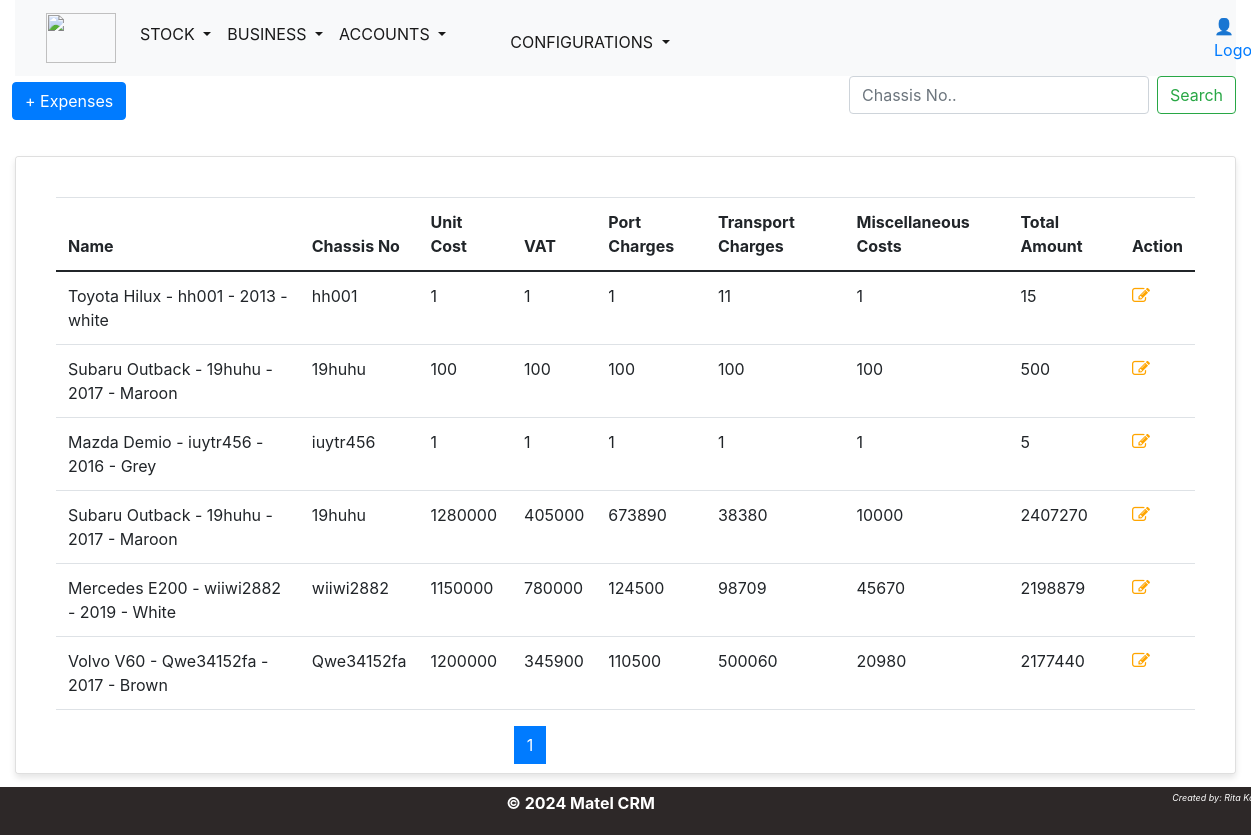
The app's page /carexpenses_list/ with its own data.
### inventory/models.py (models this page shows, shortened)
class CarExpenses(models.Model):
    totalcost=models.PositiveIntegerField(default='0')
    name = models.ForeignKey(Stock, on_delete=models.CASCADE)
    unitcost = models.PositiveIntegerField(default='0')
    tax=models.PositiveIntegerField(default='0')
    portcharges=models.PositiveIntegerField(default='0')
    transportcharges=models.PositiveIntegerField(default='0')
    miscellaneous=models.PositiveIntegerField(default='0')

class Stock(models.Model):
    name = models.ForeignKey(CarModel, on_delete=models.CASCADE)
    color=models.CharField(max_length=50)
    year = models.PositiveIntegerField(default=None)
    chassisno=models.CharField(max_length=50,  default='0001')
    arrivaldate=models.DateField(default=timezone.now)
    status=models.CharField(max_length=20,choices=status, default='AVAILABLE')
    def __str__(self):
        return f" {self.name} - {self.chassisno} - {self.year} - {self.color}"

class CarModel(models.Model):
    make = models.ForeignKey(CarMake, on_delete=models.CASCADE)
    name = models.CharField(max_length=50)
    class Meta:
        unique_together = ['make', 'name',]
    def __str__(self):
        return f"{self.make.name}  {self.name}"

class CarMake(models.Model):
    name=models.CharField(max_length=50,unique=True)

### inventory/views.py (the view)
# urls.py: path('carexpenses_list/', views.carexpenses_list, name='carexpenses_list'),
def carexpenses_list(request):
    template= 'inventory/stock/accounts/carexpenses.html'
    carexpenseslists = CarExpenses.objects.all().order_by('-id')
    page=Paginator(carexpenseslists,7)
    page_list=request.GET.get('page')
    page = page.get_page(page_list)
    context={
        'page':page,
        }
    return render(request,template , context)

### inventory/templates/inventory/stock/accounts/carexpenses.html (shortened to what this page needs)
{% extends 'base.html' %}
{% block content %}
<div class="row" style="margin-bottom: 1rem;">
    <div class="col-md-2">
        <div class="row" style="margin-top:0.35em;">
            <a href="{% url 'inventory:addexpense' %}">
                <button type="submit" class="btn btn-primary" >+ Expenses</button>
            </a>
    </div>
    </div>
    <div class="col-md-6">
    </div>
        <div class="col-md-4">
            <form class="d-flex" action="{% url 'inventory:searchcarexpenses' %}" method="GET">
                <input class="form-control me-2" name="searched" type="search" placeholder="Chassis No.." aria-label="Search">
                <button class="btn btn-outline-success" type="submit">Search</button>
              </form>
        </div>
</div>
<div class="card">
    <div class="card-body">
        <div class="row">
            <div class="col-md-12">
                <table class="table table-hover">
                    <thead>
                        <tr>
                          <th scope="col">Name</th>
                          <th scope="col">Chassis No</th>
                          <th scope="col">Unit Cost</th>
                          <th scope="col">VAT</th>
                          <th scope="col">Port Charges</th>
                          <th scope="col">Transport Charges</th>
                          <th scope="col">Miscellaneous Costs</th>
                          <th scope="col">Total Amount</th>
                          <th scope="col">Action</th>
                        </tr>
                      </thead>
                      <tbody>
                        {% for n in page.object_list %}
                        <tr>
                            <td>{{n.name|capfirst}}</td>
                            <td>{{n.name.chassisno}}</td>
                            <td>{{n.unitcost}}</td>
                            <td>{{n.tax}}</td>
                            <td>{{n.portcharges}}</td>
                            <td>{{n.transportcharges}}</td>
                            <td>{{n.miscellaneous}}</td>
                            <td>{{n.totalcost}}</td>
                            <td scope="row">
                                <a href="{%url 'inventory:updatecarexpenses' n.id%}">
                                    <span class="fa fa-edit" style="color: orange; font-size: large;"></span>
                                </a>&nbsp;
                            </td>
                        </tr>
                        {% endfor %}
                </table>
            </div>
        </div>
        <div class="container">
            <div class="row my-6">
                <div class="col-md-4 offset-md-3">
                    <nav aria-label="Page navigation example">
                        <ul class="pagination justify-content-center">
                          <li class="page-item">
                            {% for num_page in page.paginator.page_range %} <br>
                            {% if page.number == num_page %}
                            <li class="page-item active" aria-current="page">
                                <a class="page-link"  href="{% url 'inventory:carmake' %}?page={{num_page}}">{{ num_page }}</a>
                            </li>
                            {% else %}
                            <li class="page-item" aria-current="page">
                                <a class="page-link"  href="{% url 'inventory:carmake' %}?page={{num_page}}">{{ num_page }}</a>
                            </li>
                            {% endif %} <br>
                            {% endfor %}
                        </ul>
                      </nav>
                </div>
            </div>
           </div>
        </div>
        </div>
        </div>
    </div>
  </div>
{% endblock %}

### assets/css/main.css (style rules this page uses)
body { font-family: "Helvetica", Sans-Serif; background-color: lavenderblush; color: #333; margin: 0; padding: 0; height: 80%; }
.container { width: 100%; margin: 0 auto; }
@media screen and (min-width: 901px) { body { font-size: 18px; } }

### assets/css/inventory.css (style rules this page uses)
body { margin: 0; font-family: 'Arial', sans-serif; background-image: url('/assets/images/background.jpg'); background-size: cover; background-position: fill; background-repeat: no-repeat; height: 100vh; }
.card { margin-top: 20px; background-color: #f8f9fa; padding: 20px; border-radius: 5px; box-shadow: 0 4px 6px rgba(0, 0, 0, 0.1); height: calc(80vh - 50px); overflow-y: auto; }

### records on screen
CarExpenses: name "Toyota Hilux - hh001 - 2013 - white", name.chassisno "hh001", unitcost "1", tax "1", portcharges "1", transportcharges "11", miscellaneous "1", totalcost "15"
CarExpenses: name "Subaru Outback - 19huhu - 2017 - Maroon", name.chassisno "19huhu", unitcost "100", tax "100", portcharges "100", transportcharges "100", miscellaneous "100", totalcost "500"
CarExpenses: name "Mazda Demio - iuytr456 - 2016 - Grey", name.chassisno "iuytr456", unitcost "1", tax "1", portcharges "1", transportcharges "1", miscellaneous "1", totalcost "5"
CarExpenses: name "Subaru Outback - 19huhu - 2017 - Maroon", name.chassisno "19huhu", unitcost "1280000", tax "405000", portcharges "673890", transportcharges "38380", miscellaneous "10000", totalcost "2407270"
CarExpenses: name "Mercedes E200 - wiiwi2882 - 2019 - White", name.chassisno "wiiwi2882", unitcost "1150000", tax "780000", portcharges "124500", transportcharges "98709", miscellaneous "45670", totalcost "2198879"
CarExpenses: name "Volvo V60 - Qwe34152fa - 2017 - Brown", name.chassisno "Qwe34152fa", unitcost "1200000", tax "345900", portcharges "110500", transportcharges "500060", miscellaneous "20980", totalcost "2177440"

### other values on screen
{{ num_page }} "1"
